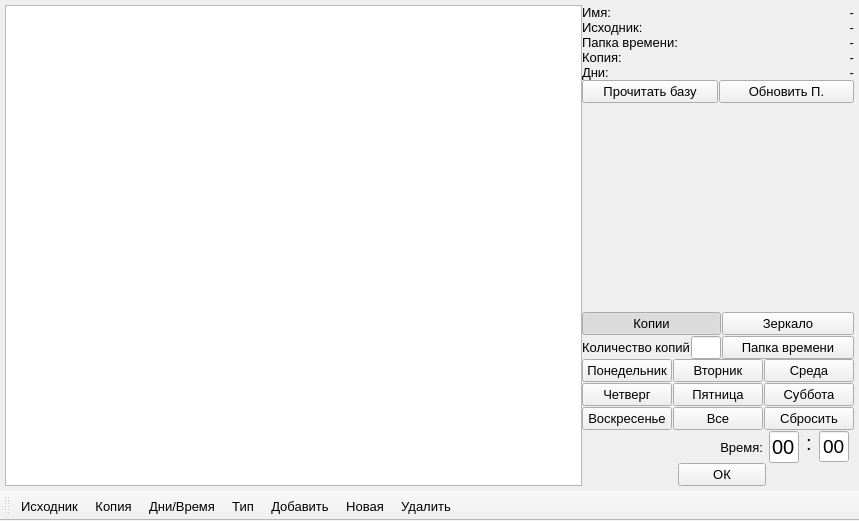
<?xml version="1.0" encoding="UTF-8"?>
<ui version="4.0">
 <class>MainWindow</class>
 <widget class="QMainWindow" name="MainWindow">
  <property name="geometry">
   <rect>
    <x>0</x>
    <y>0</y>
    <width>859</width>
    <height>521</height>
   </rect>
  </property>
  <property name="font">
   <font>
    <pointsize>10</pointsize>
   </font>
  </property>
  <property name="windowTitle">
   <string>Резервные копии</string>
  </property>
  <property name="tabShape">
   <enum>QTabWidget::Rounded</enum>
  </property>
  <property name="dockOptions">
   <set>QMainWindow::AllowNestedDocks|QMainWindow::AnimatedDocks</set>
  </property>
  <widget class="QWidget" name="centralwidget">
   <layout class="QGridLayout" name="gridLayout">
    <property name="leftMargin">
     <number>5</number>
    </property>
    <property name="topMargin">
     <number>5</number>
    </property>
    <property name="rightMargin">
     <number>5</number>
    </property>
    <property name="bottomMargin">
     <number>5</number>
    </property>
    <property name="spacing">
     <number>0</number>
    </property>
    <item row="4" column="1">
     <widget class="QLabel" name="labelDaysName">
      <property name="maximumSize">
       <size>
        <width>70</width>
        <height>16777215</height>
       </size>
      </property>
      <property name="text">
       <string>Дни:</string>
      </property>
     </widget>
    </item>
    <item row="0" column="0" rowspan="11">
     <widget class="QTableWidget" name="tableWidget">
      <property name="font">
       <font>
        <pointsize>9</pointsize>
       </font>
      </property>
      <property name="editTriggers">
       <set>QAbstractItemView::NoEditTriggers</set>
      </property>
      <property name="tabKeyNavigation">
       <bool>false</bool>
      </property>
      <property name="showDropIndicator" stdset="0">
       <bool>false</bool>
      </property>
      <property name="dragDropOverwriteMode">
       <bool>false</bool>
      </property>
      <property name="alternatingRowColors">
       <bool>true</bool>
      </property>
      <property name="selectionBehavior">
       <enum>QAbstractItemView::SelectRows</enum>
      </property>
      <attribute name="horizontalHeaderMinimumSectionSize">
       <number>20</number>
      </attribute>
      <attribute name="horizontalHeaderStretchLastSection">
       <bool>true</bool>
      </attribute>
      <attribute name="verticalHeaderMinimumSectionSize">
       <number>20</number>
      </attribute>
      <attribute name="verticalHeaderDefaultSectionSize">
       <number>20</number>
      </attribute>
     </widget>
    </item>
    <item row="3" column="2" colspan="2">
     <widget class="QLabel" name="labelCopyPath">
      <property name="maximumSize">
       <size>
        <width>200</width>
        <height>16777215</height>
       </size>
      </property>
      <property name="text">
       <string>-</string>
      </property>
      <property name="alignment">
       <set>Qt::AlignRight|Qt::AlignTrailing|Qt::AlignVCenter</set>
      </property>
     </widget>
    </item>
    <item row="4" column="2" colspan="2">
     <widget class="QLabel" name="labelDays">
      <property name="maximumSize">
       <size>
        <width>200</width>
        <height>16777215</height>
       </size>
      </property>
      <property name="text">
       <string>-</string>
      </property>
      <property name="alignment">
       <set>Qt::AlignRight|Qt::AlignTrailing|Qt::AlignVCenter</set>
      </property>
     </widget>
    </item>
    <item row="8" column="1" colspan="3">
     <widget class="QWidget" name="widgetType" native="true">
      <layout class="QGridLayout" name="gridLayout_3">
       <property name="leftMargin">
        <number>0</number>
       </property>
       <property name="topMargin">
        <number>0</number>
       </property>
       <property name="rightMargin">
        <number>0</number>
       </property>
       <property name="bottomMargin">
        <number>0</number>
       </property>
       <property name="spacing">
        <number>1</number>
       </property>
       <item row="0" column="1">
        <widget class="QPushButton" name="pushButtonTypeMirror">
         <property name="sizePolicy">
          <sizepolicy hsizetype="Expanding" vsizetype="Fixed">
           <horstretch>0</horstretch>
           <verstretch>0</verstretch>
          </sizepolicy>
         </property>
         <property name="text">
          <string>Зеркало</string>
         </property>
         <property name="checkable">
          <bool>true</bool>
         </property>
         <property name="autoExclusive">
          <bool>true</bool>
         </property>
        </widget>
       </item>
       <item row="0" column="0">
        <widget class="QPushButton" name="pushButtonTypeCopy">
         <property name="sizePolicy">
          <sizepolicy hsizetype="Expanding" vsizetype="Fixed">
           <horstretch>0</horstretch>
           <verstretch>0</verstretch>
          </sizepolicy>
         </property>
         <property name="text">
          <string>Копии</string>
         </property>
         <property name="checkable">
          <bool>true</bool>
         </property>
         <property name="checked">
          <bool>true</bool>
         </property>
         <property name="autoExclusive">
          <bool>true</bool>
         </property>
        </widget>
       </item>
       <item row="1" column="0">
        <layout class="QHBoxLayout" name="horizontalLayout_3">
         <item>
          <widget class="QLabel" name="label_2">
           <property name="text">
            <string>Количество копий</string>
           </property>
          </widget>
         </item>
         <item>
          <widget class="QLineEdit" name="lineEdit">
           <property name="maximumSize">
            <size>
             <width>30</width>
             <height>16777215</height>
            </size>
           </property>
          </widget>
         </item>
        </layout>
       </item>
       <item row="1" column="1">
        <layout class="QHBoxLayout" name="horizontalLayout_4">
         <item>
          <widget class="QPushButton" name="pushButtonBITPath">
           <property name="text">
            <string>Папка времени</string>
           </property>
          </widget>
         </item>
        </layout>
       </item>
      </layout>
     </widget>
    </item>
    <item row="1" column="1">
     <widget class="QLabel" name="labelSourcePathName">
      <property name="maximumSize">
       <size>
        <width>70</width>
        <height>16777215</height>
       </size>
      </property>
      <property name="text">
       <string>Исходник:</string>
      </property>
     </widget>
    </item>
    <item row="0" column="2" colspan="2">
     <widget class="QLabel" name="labelName">
      <property name="maximumSize">
       <size>
        <width>200</width>
        <height>16777215</height>
       </size>
      </property>
      <property name="text">
       <string>-</string>
      </property>
      <property name="alignment">
       <set>Qt::AlignRight|Qt::AlignTrailing|Qt::AlignVCenter</set>
      </property>
     </widget>
    </item>
    <item row="7" column="2">
     <spacer name="verticalSpacer_2">
      <property name="orientation">
       <enum>Qt::Vertical</enum>
      </property>
      <property name="sizeHint" stdset="0">
       <size>
        <width>20</width>
        <height>40</height>
       </size>
      </property>
     </spacer>
    </item>
    <item row="10" column="2">
     <widget class="QPushButton" name="pushButtonOk">
      <property name="text">
       <string>ОК</string>
      </property>
     </widget>
    </item>
    <item row="9" column="1" colspan="3">
     <widget class="QWidget" name="widgetDays" native="true">
      <layout class="QGridLayout" name="gridLayout_2">
       <property name="leftMargin">
        <number>0</number>
       </property>
       <property name="topMargin">
        <number>0</number>
       </property>
       <property name="rightMargin">
        <number>0</number>
       </property>
       <property name="bottomMargin">
        <number>0</number>
       </property>
       <property name="spacing">
        <number>1</number>
       </property>
       <item row="1" column="2">
        <widget class="QPushButton" name="pushButtonDay6">
         <property name="minimumSize">
          <size>
           <width>90</width>
           <height>0</height>
          </size>
         </property>
         <property name="text">
          <string>Суббота</string>
         </property>
         <property name="checkable">
          <bool>true</bool>
         </property>
        </widget>
       </item>
       <item row="1" column="0">
        <widget class="QPushButton" name="pushButtonDay4">
         <property name="minimumSize">
          <size>
           <width>90</width>
           <height>0</height>
          </size>
         </property>
         <property name="text">
          <string>Четверг</string>
         </property>
         <property name="checkable">
          <bool>true</bool>
         </property>
        </widget>
       </item>
       <item row="1" column="1">
        <widget class="QPushButton" name="pushButtonDay5">
         <property name="minimumSize">
          <size>
           <width>90</width>
           <height>0</height>
          </size>
         </property>
         <property name="text">
          <string>Пятница</string>
         </property>
         <property name="checkable">
          <bool>true</bool>
         </property>
        </widget>
       </item>
       <item row="2" column="0">
        <widget class="QPushButton" name="pushButtonDay7">
         <property name="minimumSize">
          <size>
           <width>90</width>
           <height>0</height>
          </size>
         </property>
         <property name="text">
          <string>Воскресенье</string>
         </property>
         <property name="checkable">
          <bool>true</bool>
         </property>
        </widget>
       </item>
       <item row="2" column="1">
        <widget class="QPushButton" name="pushButtonDayAll">
         <property name="minimumSize">
          <size>
           <width>90</width>
           <height>0</height>
          </size>
         </property>
         <property name="text">
          <string>Все</string>
         </property>
         <property name="checkable">
          <bool>true</bool>
         </property>
        </widget>
       </item>
       <item row="2" column="2">
        <widget class="QPushButton" name="pushButtonDayReset">
         <property name="minimumSize">
          <size>
           <width>90</width>
           <height>0</height>
          </size>
         </property>
         <property name="text">
          <string>Сбросить</string>
         </property>
         <property name="checkable">
          <bool>false</bool>
         </property>
        </widget>
       </item>
       <item row="0" column="2">
        <widget class="QPushButton" name="pushButtonDay3">
         <property name="minimumSize">
          <size>
           <width>90</width>
           <height>0</height>
          </size>
         </property>
         <property name="text">
          <string>Среда</string>
         </property>
         <property name="checkable">
          <bool>true</bool>
         </property>
        </widget>
       </item>
       <item row="0" column="1">
        <widget class="QPushButton" name="pushButtonDay2">
         <property name="minimumSize">
          <size>
           <width>90</width>
           <height>0</height>
          </size>
         </property>
         <property name="text">
          <string>Вторник</string>
         </property>
         <property name="checkable">
          <bool>true</bool>
         </property>
        </widget>
       </item>
       <item row="0" column="0">
        <widget class="QPushButton" name="pushButtonDay1">
         <property name="minimumSize">
          <size>
           <width>90</width>
           <height>0</height>
          </size>
         </property>
         <property name="text">
          <string>Понедельник</string>
         </property>
         <property name="checkable">
          <bool>true</bool>
         </property>
        </widget>
       </item>
       <item row="3" column="2">
        <layout class="QHBoxLayout" name="horizontalLayout">
         <property name="spacing">
          <number>0</number>
         </property>
         <item>
          <widget class="QLineEdit" name="lineEditH">
           <property name="maximumSize">
            <size>
             <width>30</width>
             <height>16777215</height>
            </size>
           </property>
           <property name="font">
            <font>
             <pointsize>15</pointsize>
            </font>
           </property>
           <property name="text">
            <string>00</string>
           </property>
           <property name="alignment">
            <set>Qt::AlignCenter</set>
           </property>
          </widget>
         </item>
         <item>
          <widget class="QLabel" name="label">
           <property name="maximumSize">
            <size>
             <width>10</width>
             <height>16777215</height>
            </size>
           </property>
           <property name="font">
            <font>
             <pointsize>15</pointsize>
            </font>
           </property>
           <property name="text">
            <string>:</string>
           </property>
           <property name="alignment">
            <set>Qt::AlignHCenter|Qt::AlignTop</set>
           </property>
          </widget>
         </item>
         <item>
          <widget class="QLineEdit" name="lineEditM">
           <property name="maximumSize">
            <size>
             <width>30</width>
             <height>16777215</height>
            </size>
           </property>
           <property name="font">
            <font>
             <pointsize>14</pointsize>
            </font>
           </property>
           <property name="text">
            <string>00</string>
           </property>
           <property name="alignment">
            <set>Qt::AlignCenter</set>
           </property>
          </widget>
         </item>
        </layout>
       </item>
       <item row="3" column="1">
        <widget class="QLabel" name="labelTimeName">
         <property name="text">
          <string>Время:</string>
         </property>
         <property name="alignment">
          <set>Qt::AlignRight|Qt::AlignTrailing|Qt::AlignVCenter</set>
         </property>
        </widget>
       </item>
      </layout>
     </widget>
    </item>
    <item row="0" column="1">
     <widget class="QLabel" name="labelNameName">
      <property name="maximumSize">
       <size>
        <width>70</width>
        <height>16777215</height>
       </size>
      </property>
      <property name="text">
       <string>Имя:</string>
      </property>
     </widget>
    </item>
    <item row="2" column="1">
     <widget class="QLabel" name="labelBITPathName">
      <property name="text">
       <string>Папка времени:</string>
      </property>
     </widget>
    </item>
    <item row="2" column="2" colspan="2">
     <widget class="QLabel" name="labelBITPath">
      <property name="maximumSize">
       <size>
        <width>200</width>
        <height>16777215</height>
       </size>
      </property>
      <property name="text">
       <string>-</string>
      </property>
      <property name="alignment">
       <set>Qt::AlignRight|Qt::AlignTrailing|Qt::AlignVCenter</set>
      </property>
     </widget>
    </item>
    <item row="3" column="1">
     <widget class="QLabel" name="labelCopyPathName">
      <property name="maximumSize">
       <size>
        <width>70</width>
        <height>16777215</height>
       </size>
      </property>
      <property name="text">
       <string>Копия:</string>
      </property>
     </widget>
    </item>
    <item row="5" column="1" colspan="3">
     <layout class="QHBoxLayout" name="horizontalLayout_2">
      <property name="spacing">
       <number>1</number>
      </property>
      <item>
       <widget class="QPushButton" name="pushButtonReadBase">
        <property name="text">
         <string>Прочитать базу</string>
        </property>
       </widget>
      </item>
      <item>
       <widget class="QPushButton" name="pushButtonUpdate">
        <property name="text">
         <string>Обновить П.</string>
        </property>
       </widget>
      </item>
     </layout>
    </item>
    <item row="1" column="2" colspan="2">
     <widget class="QLabel" name="labelSourcePath">
      <property name="maximumSize">
       <size>
        <width>200</width>
        <height>16777215</height>
       </size>
      </property>
      <property name="text">
       <string>-</string>
      </property>
      <property name="alignment">
       <set>Qt::AlignRight|Qt::AlignTrailing|Qt::AlignVCenter</set>
      </property>
     </widget>
    </item>
   </layout>
  </widget>
  <widget class="QMenuBar" name="menubar">
   <property name="geometry">
    <rect>
     <x>0</x>
     <y>0</y>
     <width>859</width>
     <height>23</height>
    </rect>
   </property>
  </widget>
  <widget class="QToolBar" name="toolBar">
   <property name="minimumSize">
    <size>
     <width>28</width>
     <height>28</height>
    </size>
   </property>
   <property name="windowTitle">
    <string>toolBar</string>
   </property>
   <attribute name="toolBarArea">
    <enum>BottomToolBarArea</enum>
   </attribute>
   <attribute name="toolBarBreak">
    <bool>false</bool>
   </attribute>
   <addaction name="actionSourcePath"/>
   <addaction name="actionCopyPath"/>
   <addaction name="actionDays"/>
   <addaction name="actionType"/>
   <addaction name="actionAddTask"/>
   <addaction name="actionNewTask"/>
   <addaction name="actionDelTask"/>
  </widget>
  <action name="actionSourcePath">
   <property name="text">
    <string>Исходник</string>
   </property>
   <property name="toolTip">
    <string>Путь к документам которые надо копировать</string>
   </property>
  </action>
  <action name="actionCopyPath">
   <property name="text">
    <string>Копия</string>
   </property>
   <property name="toolTip">
    <string>Путь к папке в которую копируются данные</string>
   </property>
  </action>
  <action name="actionDays">
   <property name="checkable">
    <bool>true</bool>
   </property>
   <property name="text">
    <string>Дни/Время</string>
   </property>
   <property name="toolTip">
    <string>Дни и время выполнения задания</string>
   </property>
  </action>
  <action name="actionType">
   <property name="checkable">
    <bool>true</bool>
   </property>
   <property name="text">
    <string>Тип</string>
   </property>
   <property name="toolTip">
    <string>Тип резервной копии</string>
   </property>
  </action>
  <action name="actionAddTask">
   <property name="text">
    <string>Добавить</string>
   </property>
   <property name="toolTip">
    <string>Добавить задание</string>
   </property>
  </action>
  <action name="actionDelTask">
   <property name="text">
    <string>Удалить</string>
   </property>
   <property name="toolTip">
    <string>Удалить задание</string>
   </property>
  </action>
  <action name="actionDaysAll">
   <property name="checkable">
    <bool>true</bool>
   </property>
   <property name="text">
    <string>Все</string>
   </property>
  </action>
  <action name="actionDaysMon">
   <property name="checkable">
    <bool>true</bool>
   </property>
   <property name="text">
    <string>Понедельник</string>
   </property>
  </action>
  <action name="actionDaysTue">
   <property name="checkable">
    <bool>true</bool>
   </property>
   <property name="text">
    <string>Вторник</string>
   </property>
  </action>
  <action name="actionDaysWed">
   <property name="checkable">
    <bool>true</bool>
   </property>
   <property name="text">
    <string>Среда</string>
   </property>
  </action>
  <action name="actionDaysThu">
   <property name="checkable">
    <bool>true</bool>
   </property>
   <property name="text">
    <string>Четверг</string>
   </property>
  </action>
  <action name="actionDaysFri">
   <property name="checkable">
    <bool>true</bool>
   </property>
   <property name="text">
    <string>Пятница</string>
   </property>
  </action>
  <action name="actionDaysSat">
   <property name="checkable">
    <bool>true</bool>
   </property>
   <property name="text">
    <string>Суббота</string>
   </property>
  </action>
  <action name="actionDaysSun">
   <property name="checkable">
    <bool>true</bool>
   </property>
   <property name="text">
    <string>Воскресенье</string>
   </property>
  </action>
  <action name="actionNewTask">
   <property name="text">
    <string>Новая</string>
   </property>
  </action>
 </widget>
 <resources/>
 <connections/>
</ui>
